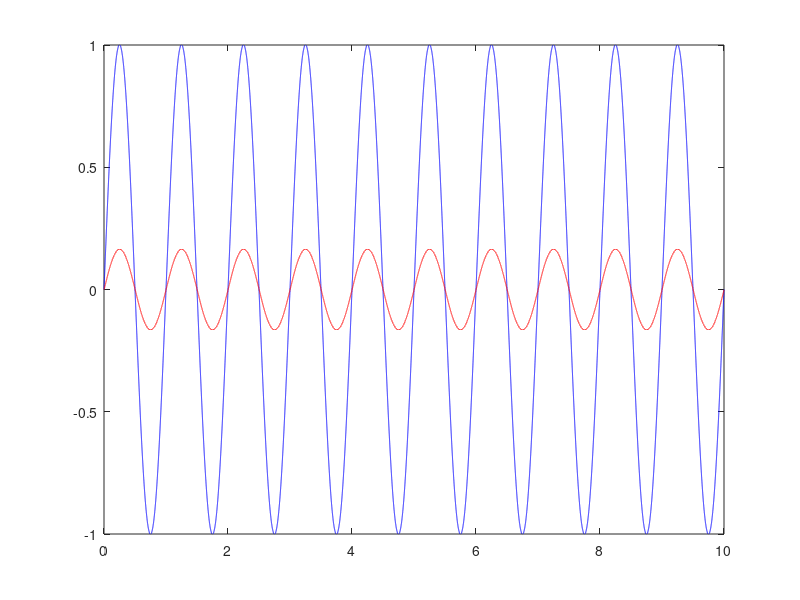

Reproduce this figure in MATLAB. (Note: this script raises an error after producing the figure.)
 % simulating a filter by genertaing different sinusoids and compare the
% magnitude and phase after applying the filter on the sinusoids.

cut_off_freq = 100;
sampling_freq = 10000;
sampling_preiod = 1/sampling_freq;
w3db = 2*pi*cut_off_freq;
t = 0:sampling_preiod:10;

% generating the sinusoid
s1 = sin(2*pi*t);      %f = 1 Hz;
s2 = sin(10*2*pi*t);   %f = 10 Hz;
s3 = sin(450*2*pi*t);  %f = 100 Hz;

% function of the sinusoid
y1 = zeros(size(t));
y1(1) =  s1(1);
for i = 1:length(t)-1
    y1(i+1) = exp(-w3db*sampling_preiod)*y1(i) + (w3db/(2*pi*sampling_freq))*s1(i+1);
end

h=w3db*exp(-w3db*t)/(sampling_freq);
plot(t,s1,'b');
hold on
plot(t,y1,'r');
fvtool(h);


%continuous filter
s = tf('s');
h_cont = 1/(1+s/w3db);


h_disc = c2d(h_cont,sampling_preiod)
bode(h_disc,'r', h_cont,'b')
legend('discrete','continuous')
% response with ZoH

y1_zoh = zeros(size(t));
y1_zoh(1) =  s1(1);
for i = 1:length(t)-1
    y1_zoh(i+1) = exp(-w3db*sampling_preiod)*y1_zoh(i) + (1-exp(-w3db/sampling_freq))*s1(i+1);
end
h_zoh = (1-exp(-w3db/sampling_freq))*exp(-w3db*(t/sampling_preiod-1)/sampling_freq); 
hold on;
plot(t,y1_zoh,'c');



